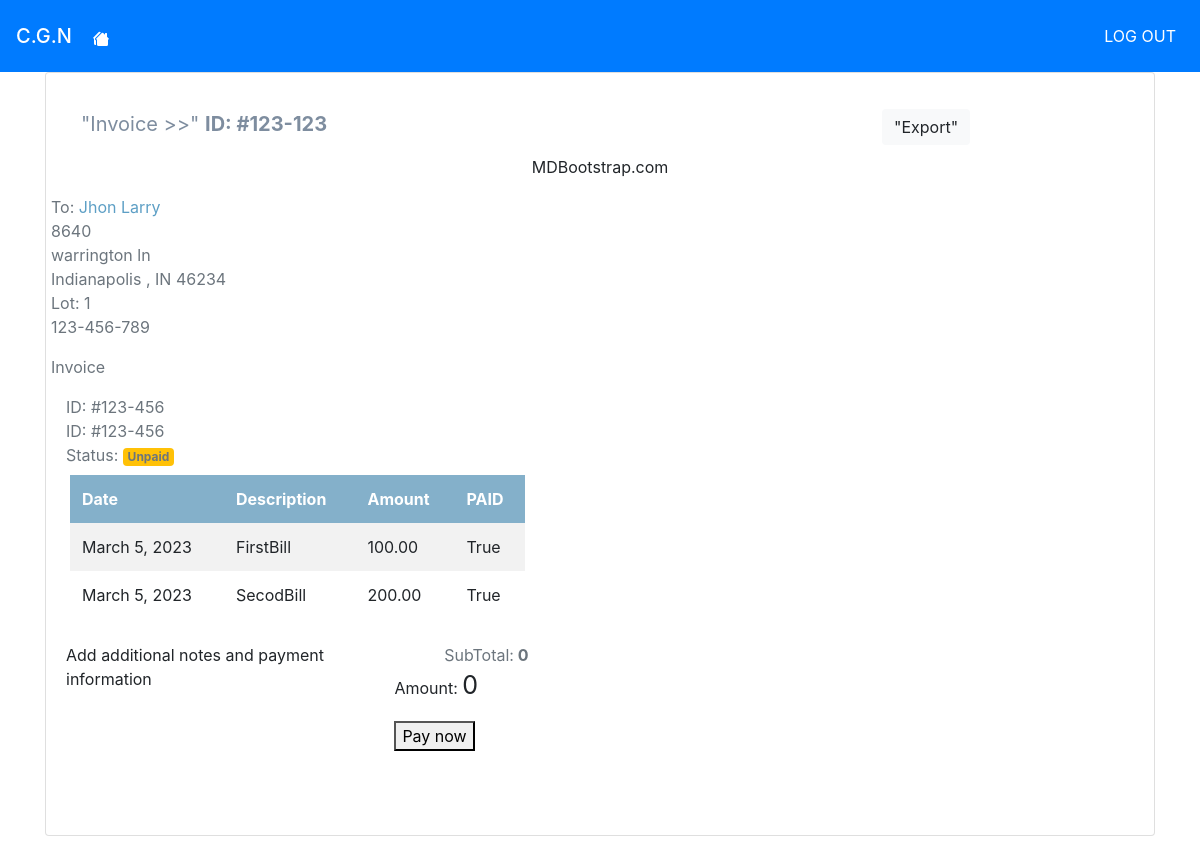
The app's page /hoadues/member_page (signed in) with its own data.
### hoadues/models.py (models this page shows)
class User(AbstractUser):
    username = None
    email = models.EmailField(('email address'), unique=True)
    USERNAME_FIELD = 'email'
    REQUIRED_FIELDS = []
    objects = UserManager() ## This is the new line in the User model. ##

class Address(models.Model):
    lot = models.IntegerField()
    street_num = models.IntegerField()
    street = models.CharField(max_length=200)
    def __str__(self):
        return "Lot: "+str(self.lot)

class Bill(models.Model):
    dscpt_text=models.CharField(max_length=200)
    issue_date = models.DateField(auto_now_add= True, verbose_name=("Creation date"))
    due_date = models.DateField(verbose_name=("Due date"))
    amt = models.DecimalField(decimal_places=2, max_digits=20)
    paid = models.BooleanField(default=False)
    address = models.ForeignKey(Address, on_delete=models.CASCADE)
    owner = models.ForeignKey(User, on_delete=models.CASCADE)
    def __str__(self):
        return self.dscpt_text + " " + self.issue_date.strftime("%m/%d/%Y, %H:%M:%S") + " " + self.due_date.strftime("%m/%d/%Y, %H:%M:%S") + " " + str(self.amt)

### hoadues/views.py (the view)
# urls.py: path('member_page', views.member_page, name='member_page'),
@login_required
def member_page (request ):
    bills = Bill.objects.filter(owner= request.user)
    bill = Bill.objects.filter(owner= request.user)[:1].get()
    print(bill.address)
    print(list(bills))
    sum=0
    for i in bills:
        if i.paid == False:
            sum += i.amt
    address = bill.address
    return  render ( request, 'hoadues/members.html' , {"address": address , "bills": bills , "sum": sum})

### hoadues/templates/hoadues/members.html (shortened to what this page needs)
{% extends 'hoadues/base.html' %}
{% block content %}
<section  class="pb-4"
  <div class="bg-white border rounded-5"
    <section class="w-100 p-4 justify-content-center">
      <div class="card" >
        <div class="card-body">
            <div class="container mb-5 mt-3">
              <div class="row d-flex align-items-baseline">
                <div class="col-xl-9">
                    <p style="color: #7e8d9f; font-size: 20px;">
                      "Invoice >>" <strong> ID: #123-123</strong>
                    </p>
                 </div>
                 <div class="col-xl-3 float end">
                 <a class="btn btn-light text-capitalized border-0 ripple-surface-dark " data-mdb-ripple color="dark"
                        <svg xmlns="http://www.w3.org/2000/svg" width="32" height="32" fill="currentColor" class="bi bi-printer" viewBox="0 0 16 16">
                          <path d="M2.5 8a.5.5 0 1 0 0-1 .5.5 0 0 0 0 1z"/>
                          <path d="M5 1a2 2 0 0 0-2 2v2H2a2 2 0 0 0-2 2v3a2 2 0 0 0 2 2h1v1a2 2 0 0 0 2 2h6a2 2 0 0 0 2-2v-1h1a2 2 0 0 0 2-2V7a2 2 0 0 0-2-2h-1V3a2 2 0 0 0-2-2H5zM4 3a1 1 0 0 1 1-1h6a1 1 0 0 1 1 1v2H4V3zm1 5a2 2 0 0 0-2 2v1H2a1 1 0 0 1-1-1V7a1 1 0 0 1 1-1h12a1 1 0 0 1 1 1v3a1 1 0 0 1-1 1h-1v-1a2 2 0 0 0-2-2H5zm7 2v3a1 1 0 0 1-1 1H5a1 1 0 0 1-1-1v-3a1 1 0 0 1 1-1h6a1 1 0 0 1 1 1z"/>
                            "Export"
                  </a>
                </div>
              <div class="container "
                  <div class="col-md-12 w-100">
                    <div class="text-center">
                        <p class="pt-0">MDBootstrap.com</p>
                    </div>
                  </div>
              <div class="row  w-100" >
                <ul class="list-unstyled">
                    <li class="text-muted">To: <span style="color:#5d9fc5 ;"> {{  request.user.get_full_name }}</span></li>
                    <li class="text-muted">{{ address.street_num }} </li>
                    <li class="text-muted">{{ address.street }} </li>
                    <li class="text-muted">Indianapolis , IN  46234</li>
                    <li class="text-muted">Lot: {{ address.lot }}</li>
                    <li class="text-muted"> 123-456-789</li>
                </ul>
             </div>
             <div  class="row w-100">
                <p class="text-muted">Invoice</p>
            </div>
             <ul class="list-unstyled">
                <li class="text-muted" </li>
                  <span class="fw-bold">ID:</span> #123-456
                </li>
                <li class="text-muted">
                <span class="fw-bold">ID:</span> #123-456
                </li>
                <li class="text-muted">
                  <span class="me-1 fw-bold">Status:</span>
                  <span class="badge bg-warning text-black fw-bold">  Unpaid</span>
                  </li>
                  <div class="row my-2 mx-1 justify-content-center">
                  <table class="table table-striped table-borderless">
                    <thead style="background-color:#84B0CA ;" class="text-white">
                      <tr>
                        <th scope="col">Date</th>
                        <th scope="col">Description</th>
                        <th scope="col">Amount</th>
                        <th scope="col">PAID</th>
                      </tr>
                    </thead>
                    <tbody>
                 {% for bill in bills %}
                      <tr>
                        <td> {{ bill.issue_date }} </td>
                        <td> {{ bill.dscpt_text }} </td>
                        <td>{{ bill.amt }}</td>
                        <td>{{ bill.paid }}</td>
                      </tr>
                  {% endfor %}
                    </tbody>
                  </table>
                </div>
                <div class="row">
                <div class="col-xl-8">
                  <p class="ms-3">Add additional notes and payment information</p>
                </div>
                <div class="col-xl-4">
                  <ul class="list-unstyled text-right">
                    <li class="text-muted ms-3 "><span class="text-black me-4">SubTotal:</span><b> {{ sum }} </b> </li>
                  </ul>
                  <p class="text-black float-start"><span class="text-black me-4">Amount: </span><span style="font-size: 25px;">{{ sum }}</span></p>
                  <form id="payment-form"  action="{% url 'hoadues:check_out' %}" method="post" }}>
                <button id="submit_button">
                    <span id="button-text">Pay now</span>
                  </button>
                 </form>
                </div>
              </div>
{% endblock %}

### hoadues/templates/hoadues/base.html (shortened to what this page needs)
<!DOCTYPE html>
<html>
  <head>
    <link rel="stylesheet" href="https://stackpath.bootstrapcdn.com/bootstrap/4.5.0/css/bootstrap.min.css">
  </head>
<body>
<nav class="mb-7 navbar navbar-expand navbar  bg-primary text-white">
 <div class=" container-fluid navbar">
     <div class="row">
       <div class="col-sm">
          <a class=" text-white navbar-brand mb-0 h1" href="#"> C.G.N </a>
         </div>
     </div>
 <nav  class="bg-primary text-white" >
    {% if user.is_authenticated %}
      <ul class=" navbar-nav bg-primary text-white">
             <li class="nav-item ">
              <a  class=" nav-link text-white" href="
              {% url 'hoadues:logout_user' %}"> LOG OUT</a>
      </ul>
    {% endif %}
 </nav>
 </div>
</nav>
    <div class="container ">
      {% block content %}{% endblock %}
    </div>
  </body>
</html>

### records on screen
User: user.get_full_name "Jhon Larry"
Address: street_num "8640", street "warrington ln", lot "1"
Bill: issue_date "March 5, 2023", dscpt_text "FirstBill", amt "100.00", paid "True"
Bill: issue_date "March 5, 2023", dscpt_text "SecodBill", amt "200.00", paid "True"

### other values on screen
{{ sum }} "0"
